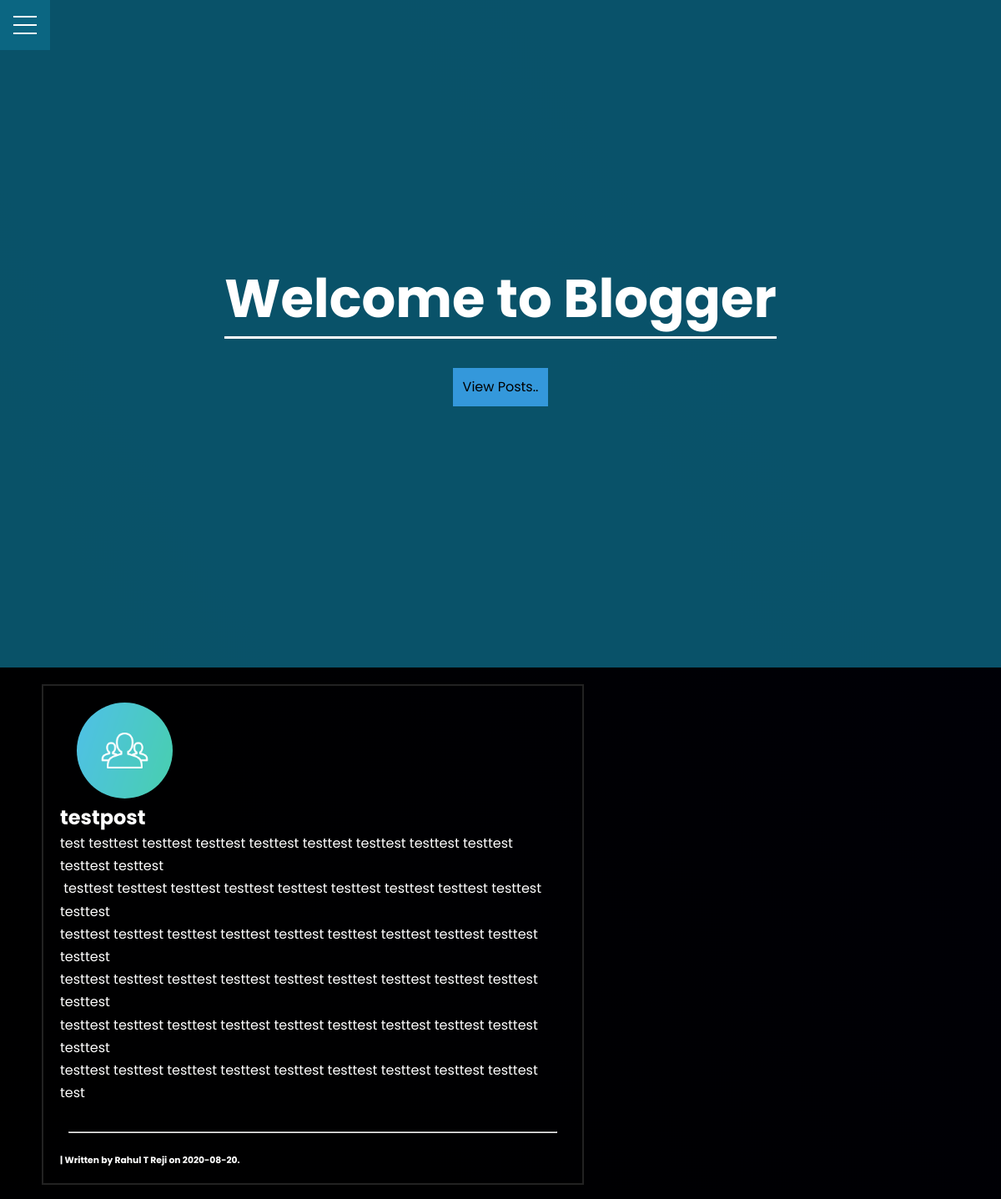
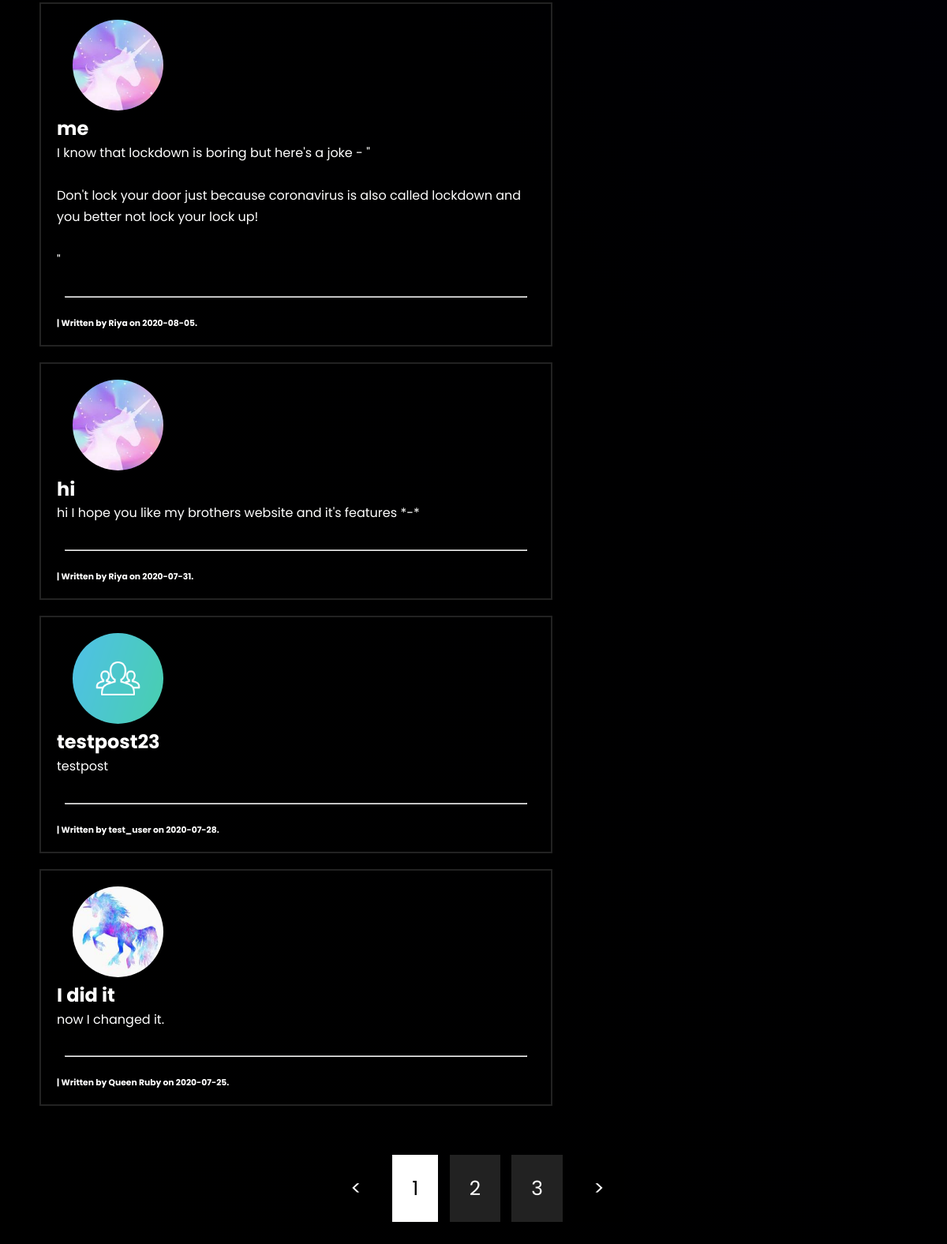
Page /home on the earlier database version (2 pictures, top to bottom).
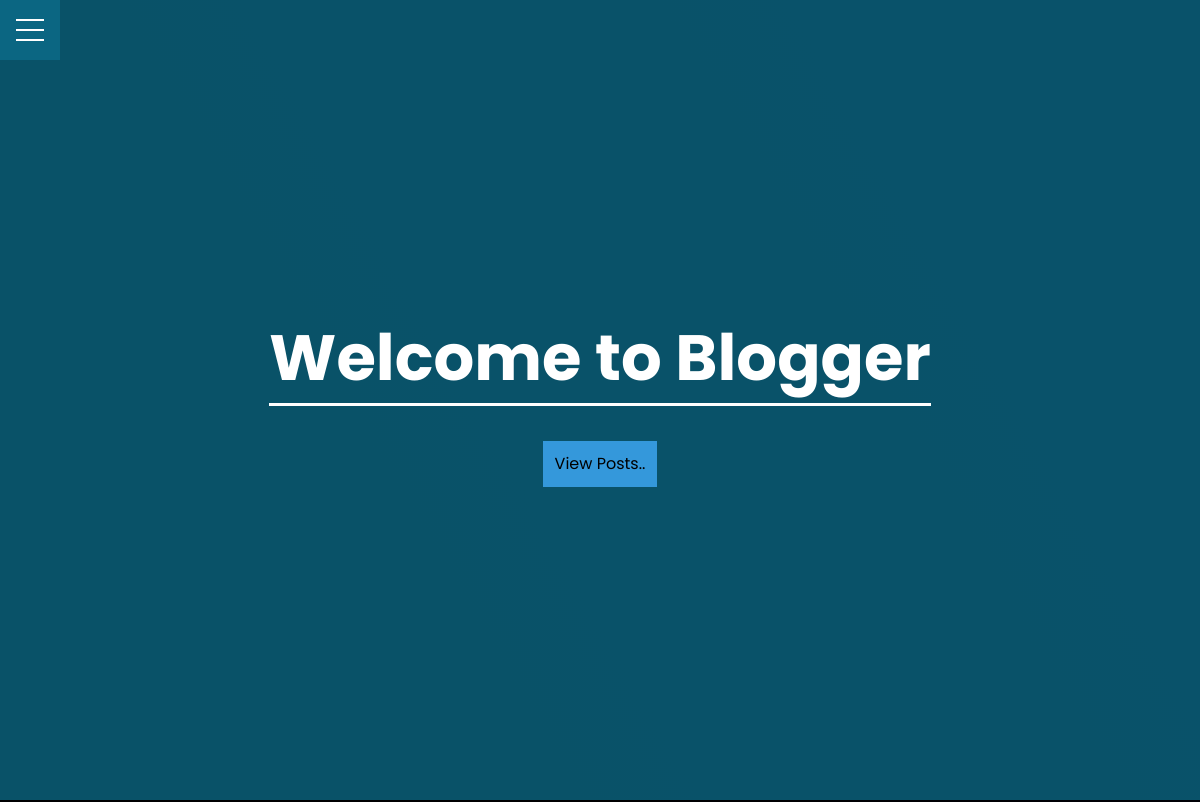
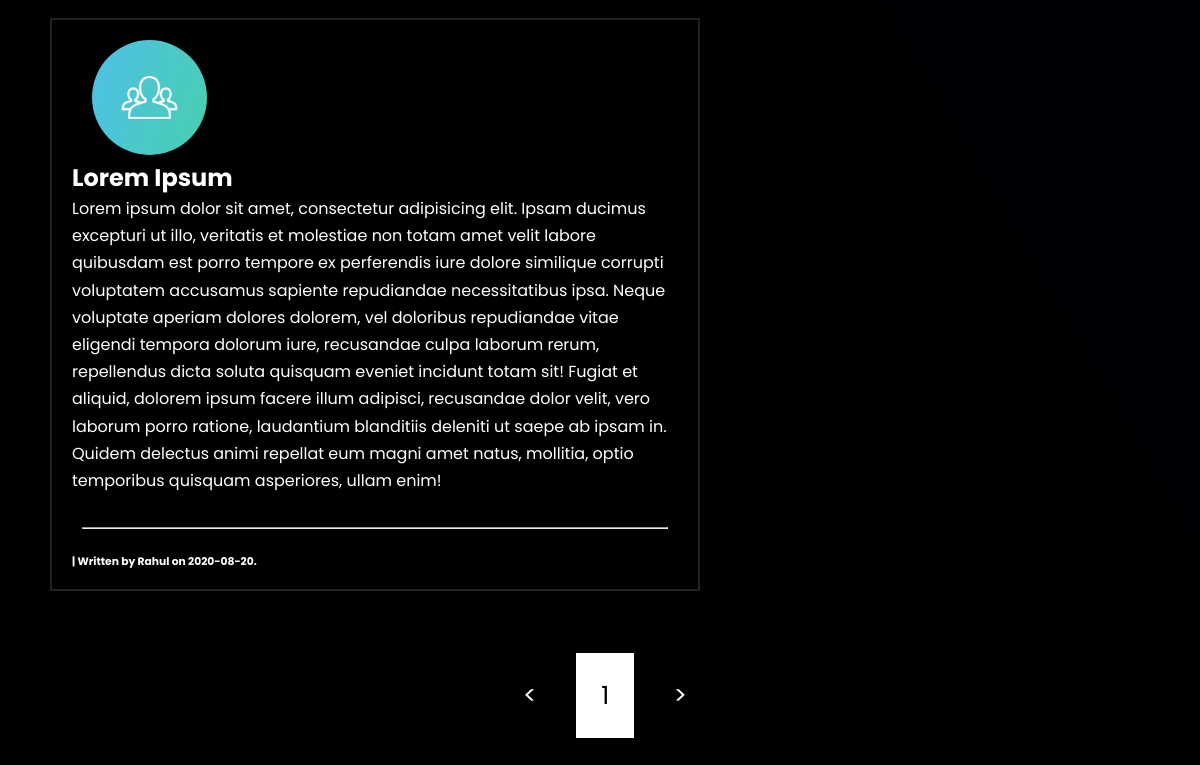
Same page on the later database version (2 pictures, top to bottom).
### flaskblog/models.py (models this page shows, shortened)
class Post(db.Model):
    id = db.Column(db.Integer, primary_key=True)
    title = db.Column(db.String(), nullable=False)
    date_posted = db.Column(db.DateTime, nullable=False, default=datetime.utcnow)
    content = db.Column(db.Text, nullable=False)
    user_id = db.Column(db.Integer, db.ForeignKey('user.id'), nullable=False)

class User(db.Model, UserMixin):
    id = db.Column(db.Integer, primary_key=True, unique=True)
    username = db.Column(db.String(20), unique=True, nullable=False)
    email = db.Column(db.String(120), unique=True, nullable=False)
    image_file = db.Column(db.String(20), nullable=False, default='default.jpg')
    password = db.Column(db.String(60), nullable=False)
    posts = db.relationship('Post', backref='author', lazy=True)

### flaskblog/routes.py (the view)
@app.route("/")
@app.route("/home")
def home():
    page = request.args.get('page', 1, type=int)
    posts = Post.query.order_by(Post.date_posted.desc()).paginate(page=page, per_page=5)
    return render_template('index.html', posts=posts)

### flaskblog/templates/index.html (shortened to what this page needs)
{% extends "base.html" %}
{% block content %}
<div class="main">
    <header class="showcase">
        <div class="container showcase-inner">
            <h1>Welcome to Blogger</h1>
            <a href="#posts" class="viewpost-scroll">View Posts..</a>
        </div>
    </header>
    <div id="posts" class="main">
    {% for post in posts.items %}
        <article class="main">
            <a href="{{ url_for('post', post_id=post.id )}}"><img src="{{ url_for('static', filename='profile_pics/' + post.author.image_file) }}"
                    class="rounded-profile-pic"></a>
            <a href="{{ url_for('post', post_id=post.id )}}" class="post-title"><h2>{{ post.title }}</h2> </a>
            <pre class="post-content">{{ post.content }}</pre>
            <br>
            <hr>
            <a href="{{ url_for('user_post', username=post.author.username) }}" class="post-author"><h6>| Written by {{ post.author.username }} on {{ post.date_posted.strftime('%Y-%m-%d') }}.
            </h6></a>
        </article>
    {% endfor %}
    <br><br><br>
        <div class="pagination" id="pgn">
            <span class="dot"><</span>
            {% for page_num in posts.iter_pages(left_edge=1, right_edge=1, left_current=1, right_current=2) %}
                {% if page_num %}
                    {% if posts.page == page_num %}
                        <a href="#pgn" id="current-btn">{{ page_num }}</a>
                    {% else %}
                        <a class="pagination-btn" href="{{ url_for('home', page=page_num) }}">{{ page_num }}</a>
                    {% endif %}
                {% else %}
                    <span class="dot">...</span>
                {% endif %}
            {% endfor %}
            <span class="dot">></span>
        </div>
        <br><br><br><br><br><br><br><br>
    </div>
</div>
{% endblock content %}

### flaskblog/templates/base.html (shortened to what this page needs)
<!DOCTYPE html>
<html lang="en">
<head>
    <link rel="stylesheet" type="text/css" href=" {{url_for('static', filename='style.css')}} ">
    <link rel="stylesheet" href="https://cdnjs.cloudflare.com/ajax/libs/font-awesome/5.14.0/css/all.min.css" />
</head>
<body>
<div class="main">
    <nav>
    <div class="menu-wrap">
        <div class="hamburger"><div></div></div>
    </div>
    </nav>
    {% block content %}{% endblock content %}
</div>
</body>
</html>

### flaskblog/static/style.css (style rules this page uses)
* { margin: 0px 0px 0px 0px; padding: 0px 0px 0px 0px; box-sizing: border-box; font-family: Poppins, 'Poppins', sans-serif; text-decoration: none; }
body { background-color: black; background-image: linear-gradient(60deg, #000000, #000001, #000009); background-size: 100%; color: white; font-family: 'Poppins', Poppins, sans-serif; line-height: 1.4; }
html { scroll-behavior: smooth !important; }
:root { --primary-color: rgba(13, 110, 139, 0.75); --overlay-color: rgba(24, 39, 51, 0.85); --menu-speed: 0.75s; }
.container { max-width: 960px; margin: auto; overflow: hidden; padding: 0 3rem; }
.showcase { background-color: var(--primary-color); color: #fff; height: 100vh; position: relative; margin: 0px; padding: 0px; }
.showcase:before { content: ''; background: url('img/homepage-bg.png') no-repeat center center/cover; position: absolute; top: 0; left: 0; width: 100%; height: 100%; z-index: -1; }
.showcase .showcase-inner { display: flex; flex-direction: column; align-items: center; justify-content: center; text-align: center; height: 100%; }
.showcase h1 { font-size: 4rem; }
.menu-wrap { position: fixed; top: 0; left: 0; z-index: 1; }
.menu-wrap .hamburger { position: absolute; top: 0; left: 0; z-index: 1; width: 60px; height: 60px; padding: 1rem; background: var(--primary-color); display: flex; align-items: center; justify-content: center; }
.menu-wrap .hamburger > div { position: relative; width: 100%; height: 2px; background-color: white; display: flex; align-items: center; justify-content: center; transition: all 0.4s ease; }
.menu-wrap .hamburger > div:before, .menu-wrap .hamburger > div:after { content: ''; position: absolute; z-index: 1; top: -10px; width: 100%; height: 2px; background: inherit; }
.menu-wrap .hamburger > div:after { top: 10px; }
h1 { text-align: center; border-bottom: 3px solid white; margin-bottom: 35px; }
.viewpost-scroll { padding: 12px; border: none; background-color: #3498db; color: black; text-decoration: none; }
article { margin-left: 50px; margin-bottom: 20px; margin-top: 20px; border: 2px solid #222; padding: 20px; margin-right: 500px; }
.post-title { color: white; padding-bottom: 10px; border-bottom: 1px solid white; transition: 0.2s; }
.post-content { color: white; }
.main { padding }
pre { line-height: 1.7em; max-width: 65ch; color: red; display: block; }
.rounded-profile-pic { border-radius: 50%; margin-left: 20px; width: 115px; height: 115px; }
.post-author { color: white; }
hr { margin: 10px; margin-bottom: 25px; }
.pagination { text-align: center; }
.pagination a, .pagination .dot { color: white; background-color: #222; padding: 25px; font-size: 25px; margin-top: 30px; margin-left: 10px; }
.pagination .dot { background-color: black; }
#current-btn { background-color: white; color: black; }
pre { white-space: pre-wrap; word-break: keep-all; }

Differences in the rows shown:
removed Post: image_file (placeholder picture), title "testpost", content "test testtest testtest testtest testtest testtest testtest testtest testtest testtest testtest testtest testtest testtest testtest testtest testtest testtest testtest testtest testtest testtest testtest testtest testtest testtest testtest testtest testtest testtest testtest testtest testtest testtest testtest testtest testtest testtest testtest testtest testtest testtest testtest testtest testtest testtest testtest testtest testtest testtest testtest testtest testtest testtest testtest testtest testtest testtest testtest testtest test", author.username "Rahul T Reji", date_posted "2020-08-20"
removed Post: image_file (picture), title "me", content "I know that lockdown is boring but here's a joke - \" Don't lock your door just because coronavirus is also called lockdown and you better not lock your lock up! \"", author.username "Riya", date_posted "2020-08-05"
removed Post: image_file (picture), title "hi", content "hi I hope you like my brothers website and it's features *-*", author.username "Riya", date_posted "2020-07-31"
removed Post: image_file (placeholder picture), title "testpost23", content "testpost", author.username "test_user", date_posted "2020-07-28"
removed Post: image_file (picture), title "I did it", content "now I changed it.", author.username "Queen Ruby", date_posted "2020-07-25"
now on this page (row edited): Post: image_file (placeholder picture), title "Lorem Ipsum", content "Lorem ipsum dolor sit amet, consectetur adipisicing elit. Ipsam ducimus excepturi ut illo, veritatis et molestiae non totam amet velit labore quibusdam est porro tempore ex perferendis iure dolore similique corrupti voluptatem accusamus sapiente repudiandae necessitatibus ipsa. Neque voluptate aperiam dolores dolorem, vel doloribus repudiandae vitae eligendi tempora dolorum iure, recusandae culpa laborum rerum, repellendus dicta soluta quisquam eveniet incidunt totam sit! Fugiat et aliquid, dolorem ipsum facere illum adipisci, recusandae dolor velit, vero laborum porro ratione, laudantium blanditiis deleniti ut saepe ab ipsam in. Quidem delectus animi repellat eum magni amet natus,…", author.username "Rahul", date_posted "2020-08-20"
Other differences:
list line gone: "2"
list line gone: "3"
